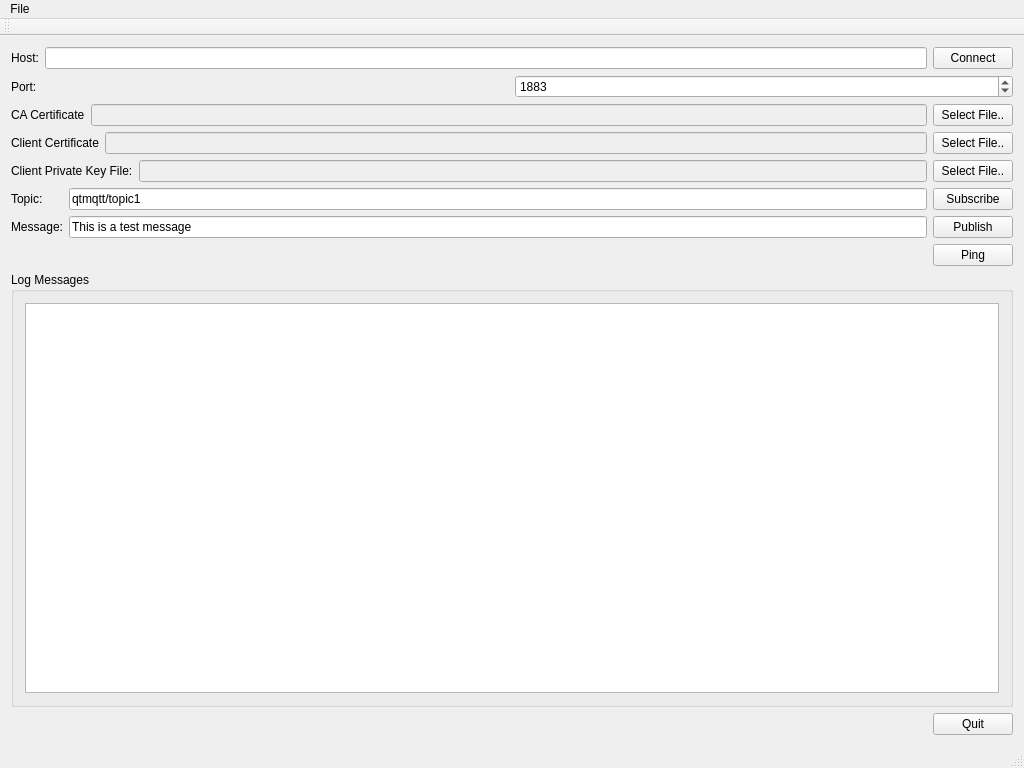
<?xml version="1.0" encoding="UTF-8"?>
<ui version="4.0">
 <class>MainWindow</class>
 <widget class="QMainWindow" name="MainWindow">
  <property name="geometry">
   <rect>
    <x>0</x>
    <y>0</y>
    <width>1024</width>
    <height>768</height>
   </rect>
  </property>
  <property name="windowTitle">
   <string>MainWindow</string>
  </property>
  <widget class="QWidget" name="centralWidget">
   <layout class="QGridLayout" name="gridLayout_2">
    <item row="0" column="0">
     <layout class="QHBoxLayout" name="horizontalLayout">
      <item>
       <widget class="QLabel" name="label">
        <property name="text">
         <string>Host:</string>
        </property>
       </widget>
      </item>
      <item>
       <widget class="QLineEdit" name="lineEditHost">
        <property name="text">
         <string/>
        </property>
       </widget>
      </item>
      <item>
       <widget class="QPushButton" name="buttonConnect">
        <property name="text">
         <string>Connect</string>
        </property>
       </widget>
      </item>
     </layout>
    </item>
    <item row="1" column="0">
     <layout class="QHBoxLayout" name="horizontalLayout_4">
      <item>
       <widget class="QLabel" name="label_2">
        <property name="text">
         <string>Port:</string>
        </property>
       </widget>
      </item>
      <item>
       <widget class="QSpinBox" name="spinBoxPort">
        <property name="maximum">
         <number>99999</number>
        </property>
        <property name="value">
         <number>1883</number>
        </property>
       </widget>
      </item>
     </layout>
    </item>
    <item row="2" column="0">
     <layout class="QHBoxLayout" name="horizontalLayout_5">
      <item>
       <widget class="QLabel" name="label_5">
        <property name="text">
         <string>CA Certificate</string>
        </property>
       </widget>
      </item>
      <item>
       <widget class="QLineEdit" name="ln_CaCertificate">
        <property name="enabled">
         <bool>false</bool>
        </property>
       </widget>
      </item>
      <item>
       <widget class="QPushButton" name="btn_CaCertificate">
        <property name="text">
         <string>Select File..</string>
        </property>
       </widget>
      </item>
     </layout>
    </item>
    <item row="3" column="0">
     <layout class="QHBoxLayout" name="horizontalLayout_6">
      <item>
       <widget class="QLabel" name="label_6">
        <property name="text">
         <string>Client Certificate</string>
        </property>
       </widget>
      </item>
      <item>
       <widget class="QLineEdit" name="ln_clientCert">
        <property name="enabled">
         <bool>false</bool>
        </property>
       </widget>
      </item>
      <item>
       <widget class="QPushButton" name="btn_ClientCert">
        <property name="text">
         <string>Select File..</string>
        </property>
       </widget>
      </item>
     </layout>
    </item>
    <item row="4" column="0">
     <layout class="QHBoxLayout" name="horizontalLayout_7">
      <item>
       <widget class="QLabel" name="label_7">
        <property name="text">
         <string>Client Private Key File:</string>
        </property>
       </widget>
      </item>
      <item>
       <widget class="QLineEdit" name="ln_ClientPrivateKey">
        <property name="enabled">
         <bool>false</bool>
        </property>
       </widget>
      </item>
      <item>
       <widget class="QPushButton" name="btn_ClientPrivateKey">
        <property name="text">
         <string>Select File..</string>
        </property>
       </widget>
      </item>
     </layout>
    </item>
    <item row="5" column="0">
     <layout class="QGridLayout" name="gridLayout">
      <item row="0" column="1">
       <widget class="QLineEdit" name="lineEditTopic">
        <property name="text">
         <string>qtmqtt/topic1</string>
        </property>
       </widget>
      </item>
      <item row="0" column="0">
       <widget class="QLabel" name="label_3">
        <property name="text">
         <string>Topic:</string>
        </property>
       </widget>
      </item>
      <item row="1" column="0">
       <widget class="QLabel" name="label_4">
        <property name="text">
         <string>Message:</string>
        </property>
       </widget>
      </item>
      <item row="1" column="2">
       <widget class="QPushButton" name="buttonPublish">
        <property name="text">
         <string>Publish</string>
        </property>
       </widget>
      </item>
      <item row="0" column="2">
       <widget class="QPushButton" name="buttonSubscribe">
        <property name="text">
         <string>Subscribe</string>
        </property>
       </widget>
      </item>
      <item row="1" column="1">
       <widget class="QLineEdit" name="lineEditMessage">
        <property name="text">
         <string>This is a test message</string>
        </property>
       </widget>
      </item>
      <item row="2" column="2">
       <widget class="QPushButton" name="buttonPing">
        <property name="text">
         <string>Ping</string>
        </property>
       </widget>
      </item>
     </layout>
    </item>
    <item row="6" column="0">
     <widget class="QGroupBox" name="groupBox">
      <property name="title">
       <string>Log Messages</string>
      </property>
      <layout class="QHBoxLayout" name="horizontalLayout_2">
       <item>
        <widget class="QPlainTextEdit" name="editLog"/>
       </item>
      </layout>
     </widget>
    </item>
    <item row="7" column="0">
     <layout class="QHBoxLayout" name="horizontalLayout_3">
      <item>
       <spacer name="horizontalSpacer">
        <property name="orientation">
         <enum>Qt::Horizontal</enum>
        </property>
        <property name="sizeHint" stdset="0">
         <size>
          <width>40</width>
          <height>20</height>
         </size>
        </property>
       </spacer>
      </item>
      <item>
       <widget class="QPushButton" name="buttonQuit">
        <property name="text">
         <string>Quit</string>
        </property>
       </widget>
      </item>
     </layout>
    </item>
   </layout>
  </widget>
  <widget class="QMenuBar" name="menuBar">
   <property name="geometry">
    <rect>
     <x>0</x>
     <y>0</y>
     <width>1024</width>
     <height>21</height>
    </rect>
   </property>
   <widget class="QMenu" name="menuFile">
    <property name="title">
     <string>File</string>
    </property>
    <addaction name="actionQuit"/>
   </widget>
   <addaction name="menuFile"/>
  </widget>
  <widget class="QToolBar" name="mainToolBar">
   <attribute name="toolBarArea">
    <enum>TopToolBarArea</enum>
   </attribute>
   <attribute name="toolBarBreak">
    <bool>false</bool>
   </attribute>
  </widget>
  <widget class="QStatusBar" name="statusBar"/>
  <action name="actionQuit">
   <property name="text">
    <string>Quit</string>
   </property>
  </action>
 </widget>
 <layoutdefault spacing="6" margin="11"/>
 <resources/>
 <connections/>
</ui>
